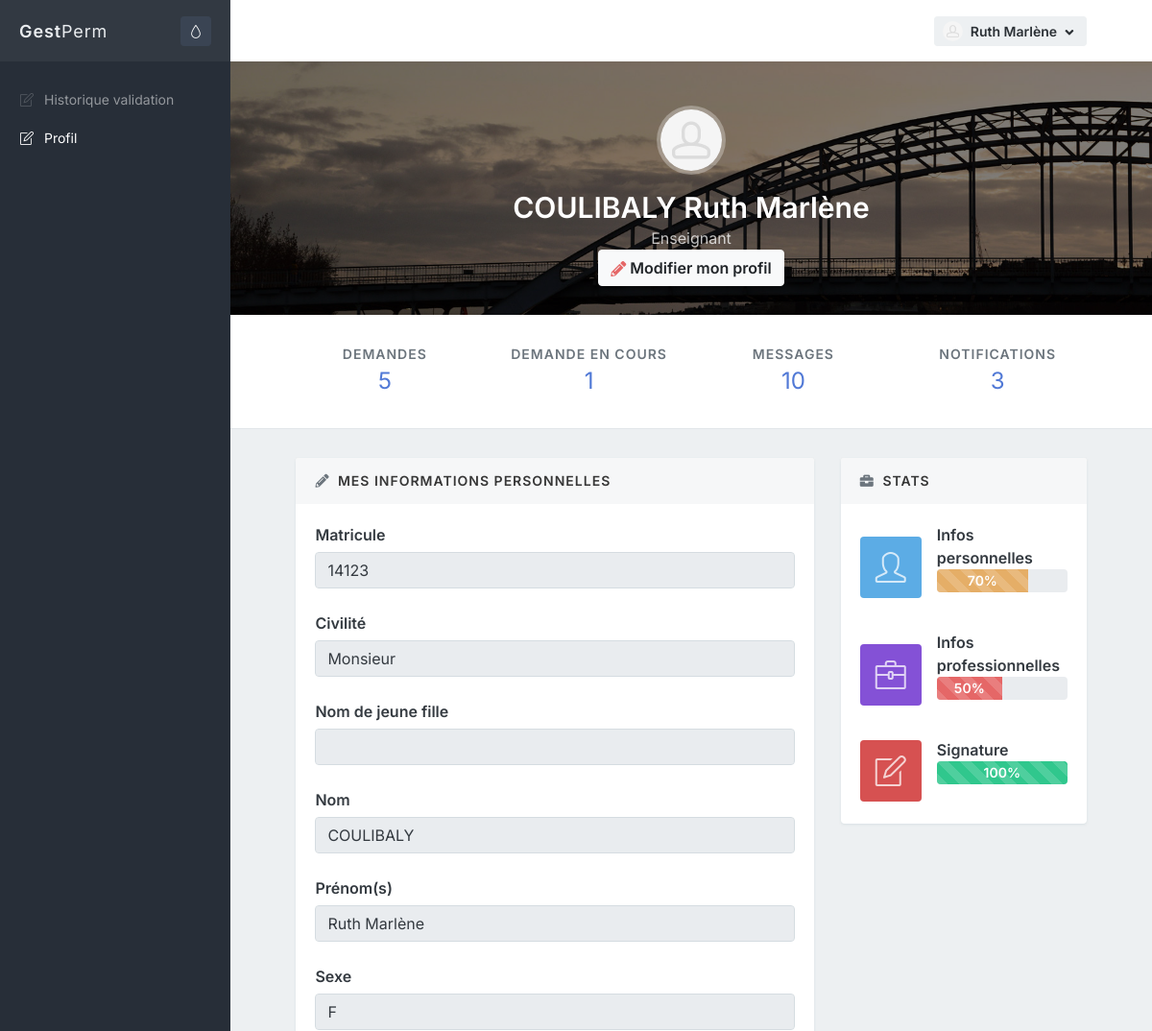
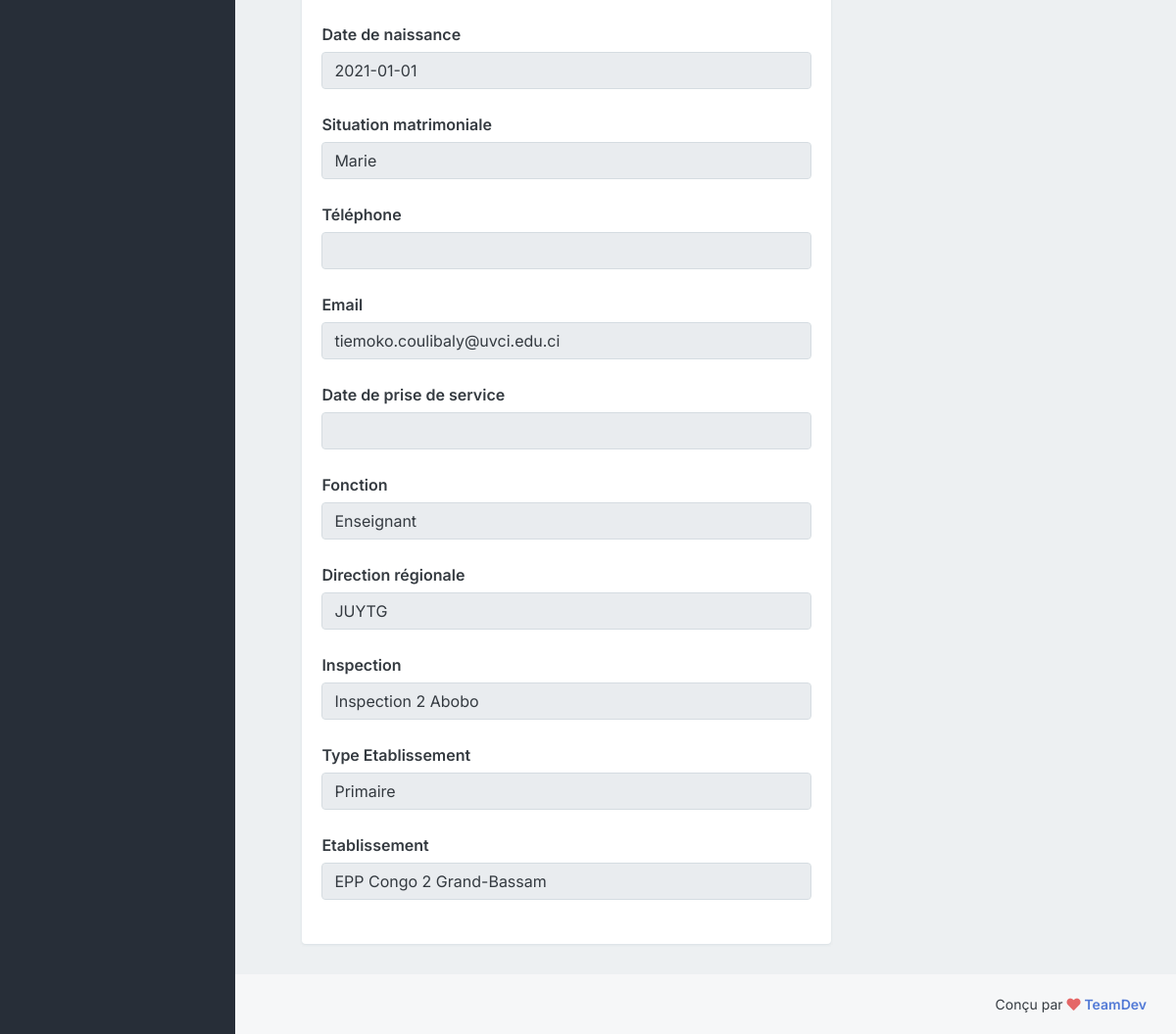
/admin/profile.php (signed in), run on the app's committed database (2 pictures, top to bottom).
### tables this page shows
CREATE TABLE IF NOT EXISTS `fonction` (
  `IdFonction` int(11) NOT NULL AUTO_INCREMENT,
  `NomFonction` varchar(255) NOT NULL,
  PRIMARY KEY (`IdFonction`)
);

CREATE TABLE IF NOT EXISTS `directionregionale` (
  `IdDirectionRegionale` int(11) NOT NULL AUTO_INCREMENT,
  `NomDirectionRegionale` varchar(255) NOT NULL,
  `TelDirectionRegionale` varchar(255) NOT NULL,
  `EmailDirectionRegionale` varchar(255) NOT NULL,
  `CommuneDirectionRegionale` varchar(255) NOT NULL,
  PRIMARY KEY (`IdDirectionRegionale`)
);

CREATE TABLE IF NOT EXISTS `inspection` (
  `IdInspection` int(11) NOT NULL AUTO_INCREMENT,
  `NomInspection` varchar(255) NOT NULL,
  `TelInspection` varchar(255) NOT NULL,
  `CommuneInspection` varchar(255) NOT NULL,
  `IdDirectionRegionale` int(11) NOT NULL,
  PRIMARY KEY (`IdInspection`)
);

CREATE TABLE IF NOT EXISTS `ecole` (
  `IdEcole` int(11) NOT NULL AUTO_INCREMENT,
  `NomEcole` varchar(255) NOT NULL DEFAULT '',
  `TypeEcole` varchar(160) NOT NULL DEFAULT 'Primaire',
  `TelEcole` varchar(255) NOT NULL DEFAULT '',
  `EmailEcole` varchar(255) NOT NULL DEFAULT '',
  `LocaliteEcole` bigint(20) NOT NULL DEFAULT '1',
  `IdInspection` int(11) NOT NULL DEFAULT '1',
  PRIMARY KEY (`IdEcole`)
);

### admin/profile.php (the view, shortened to what the rows shown need)
<?php require 'inc/_global/config.php'; ?>
<?php require 'inc/backend/config.php'; ?>
<?php require 'inc/_global/views/head_start.php'; ?>
<?php require 'inc/_global/views/head_end.php'; ?>
<?php require 'inc/_global/views/page_start.php'; ?>
<?php $one->get_css('js/plugins/select2/css/select2.min.css'); ?>
<?php $one->get_css('js/plugins/sweetalert2/sweetalert2.min.css'); ?>
<div class="bg-image" style="background-image: url('<?php echo $one->assets_folder; ?>/media/photos/photo8@2x.jpg');">
    <div class="bg-black-50">
        <div class="content content-full text-center">
            <div class="my-3">
            </div>
            <h1 class="h2 text-white mb-0"><?php echo $_SESSION['auth']["user"]->NomAgent.' '.$_SESSION['auth']["user"]->PrenomsAgent; ?></h1>
            <span class="text-white-75">
            <?php
                $IdFonctionAgent = $_SESSION['auth']['user']->IdFonction;
                $agent1=DataBase::SelectQuery("SELECT * FROM fonction WHERE IdFonction='$IdFonctionAgent'");
                echo $agent1["0"]->NomFonction;
            ?>
            </span>
            <a class="btn btn-light" href="profile_edit.php">
                <i class="fa fa-pencil-alt text-danger"></i> Modifier mon profil
            </a>
       </div>
    </div>
</div>
<div class="content content-boxed">
    <div class="row">
        <div class="col-md-7 col-xl-8">
            <div class="block block-rounded">
                <div class="block-content">
                <form action="be_pages_projects_edit.php" method="POST" enctype="multipart/form-data" onsubmit="return false;">
                <div class="row push">
                    <div class="col-lg-12 col-xl-12">
                        <div class="form-group">
                            <label for="one-profile-edit-name">Fonction</label>
                            <?php
									$agent=DataBase::SelectQuery("SELECT * FROM agent WHERE IdAgent='".$_SESSION['auth']["user"]->IdAgent."'");
									$fonction=DataBase::SelectQuery("SELECT * FROM fonction WHERE IdFonction='".$agent[0]->IdFonction."'");
									echo '<input type="text" class="form-control" disabled="disabled" value="'.$fonction[0]->NomFonction.'">';
								?>
                        </div>
                        <div class="form-group">
                            <label for="one-profile-edit-name">Direction régionale</label>
                            <?php
                                    $agent=DataBase::SelectQuery("SELECT * FROM agent WHERE IdAgent='".$_SESSION['auth']["user"]->IdAgent."'");
									$ecole=DataBase::SelectQuery("SELECT * FROM ecole WHERE IdEcole='".$agent[0]->IdEcole."'");
                                    $inspection=DataBase::SelectQuery("SELECT * FROM inspection WHERE IdInspection='".$ecole[0]->IdInspection."'");
                                    $dren=DataBase::SelectQuery("SELECT * FROM directionregionale WHERE IdDirectionRegionale='".$inspection[0]->IdDirectionRegionale."'");
                                    echo '<input type="text" class="form-control" id="IdAgent" name="IdAgent" disabled="disabled" value="'.$dren[0]->NomDirectionRegionale.'">';
                                ?>
                        </div>
                        <div class="form-group">
                            <label for="one-profile-edit-name">Inspection</label>
                            <?php
                                	$agent=DataBase::SelectQuery("SELECT * FROM agent WHERE IdAgent='".$_SESSION['auth']["user"]->IdAgent."'");
                                    $ecole=DataBase::SelectQuery("SELECT * FROM ecole WHERE IdEcole='".$agent[0]->IdEcole."'");
                                    $inspection=DataBase::SelectQuery("SELECT * FROM inspection WHERE IdInspection='".$ecole[0]->IdInspection."'");
                                    echo '<input type="text" class="form-control" disabled="disabled" value="'.$inspection[0]->NomInspection.'">';
                                ?>
                        </div>
                        <div class="form-group">
                            <label for="one-profile-edit-name">Type Etablissement</label>
                            <?php
									$agent=DataBase::SelectQuery("SELECT * FROM agent WHERE IdAgent='".$_SESSION['auth']["user"]->IdAgent."'");
									$ecole=DataBase::SelectQuery("SELECT * FROM ecole WHERE IdEcole='".$agent[0]->IdEcole."'");
									echo '<input type="text" class="form-control" disabled="disabled" value="'.$ecole[0]->TypeEcole.'">';
								?>
                        </div>
                        <div class="form-group">
                            <label for="one-profile-edit-name">Etablissement</label>
                            <?php
									$agent=DataBase::SelectQuery("SELECT * FROM agent WHERE IdAgent='".$_SESSION['auth']["user"]->IdAgent."'");
									$ecole=DataBase::SelectQuery("SELECT * FROM ecole WHERE IdEcole='".$agent[0]->IdEcole."'");
									echo '<input type="text" class="form-control" disabled="disabled" value="'.$ecole[0]->NomEcole.'">';
								?>
                        </div>
                    </div>
                </div>
                    </div>
                </div>
                </div>
            </div>
        </div>
    </div>
<?php require 'inc/_global/views/footer_end.php'; ?>

### data on the page
fonction: NomFonction "Enseignant"
directionregionale: IdAgent "JUYTG"
inspection: NomInspection "Inspection 2 Abobo"
ecole: TypeEcole "Primaire", NomEcole "EPP Congo 2 Grand-Bassam"

### other printed values
$node['name'] "Historique validation Profil"
$PreUser "Ruth Marlène"
$_SESSION['auth']["user"]->NomAgent "COULIBALY"
$_SESSION['auth']["user"]->PrenomsAgent "Ruth Marlène"
